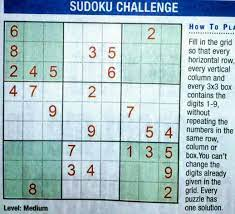
#> input picture assets/newspaper_sudoku.jpg, 235 x 214 px, found by its file name
$ python ExtractData.py
#> lines starting #> are read from the running program, lines starting #| are printed output that depends on the picture; after the words box and inside, x2 and y2 are one past the last pixel; in counts of white or black regions, pixels touching at a corner belong together
#> further down, sudoku is the input picture: shape (214, 235, 3); mean B, G, R 199.2, 193.5, 169.2
### transform.py
import numpy as np
import cv2
def order_points(pts):

    rect = np.zeros((4, 2), dtype = "float32")
    print(pts)
    s = pts.sum(axis = 1)
    rect[0] = pts[np.argmin(s)]
    rect[2] = pts[np.argmax(s)]

    diff = np.diff(pts, axis = 1)
    rect[1] = pts[np.argmin(diff)]
    rect[3] = pts[np.argmax(diff)]
    return rect

def four_point_transform(image, pts):


    rect = order_points(pts)
    (tl, tr, br, bl) = rect


    widthA = np.sqrt(((br[0] - bl[0]) ** 2) + ((br[1] - bl[1]) ** 2))
    widthB = np.sqrt(((tr[0] - tl[0]) ** 2) + ((tr[1] - tl[1]) ** 2))
    maxWidth = max(int(widthA), int(widthB))


    heightA = np.sqrt(((tr[0] - br[0]) ** 2) + ((tr[1] - br[1]) ** 2))
    heightB = np.sqrt(((tl[0] - bl[0]) ** 2) + ((tl[1] - bl[1]) ** 2))
    maxHeight = max(int(heightA), int(heightB))


    dst = np.array([
        [0, 0],
        [maxWidth - 1, 0],
        [maxWidth - 1, maxHeight - 1],
        [0, maxHeight - 1]], dtype = "float32")
    M = cv2.getPerspectiveTransform(rect, dst)
    warped = cv2.warpPerspective(image, M, (maxWidth, maxHeight))
    return warped

### ExtractData.py
import cv2
from transform import four_point_transform

def cropSudoku(sudoku, debug=False):

#> called with debug = True
    sudoku_grey = cv2.cvtColor(sudoku, cv2.COLOR_BGR2GRAY)
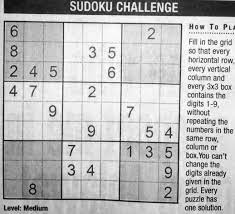
#> sudoku_grey: shape (214, 235); min 1, max 255, mean 186.9
    sudoku_blurred = cv2.GaussianBlur(sudoku_grey, (7,7), 1)
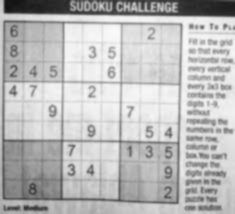
#> sudoku_blurred: shape (214, 235); min 19, max 250, mean 186.9

    thresh = cv2.adaptiveThreshold(sudoku_blurred, 255, cv2.ADAPTIVE_THRESH_GAUSSIAN_C, cv2.THRESH_BINARY_INV, 11, 2)
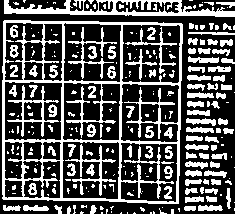
#> thresh: shape (214, 235); 33.1% white; 257 white regions (156 under 20 px)

    if debug: cv2.imshow("Sudoku Input", thresh)

    cnts = cv2.findContours(thresh, cv2.RETR_EXTERNAL, cv2.CHAIN_APPROX_SIMPLE)[0]
#> cnts = 108 contours, 55 with area under 20; largest, box (x1, y1, x2, y2) and area: (2, 20, 183, 204) 31818, (4, 0, 235, 17) 1990, (188, 56, 219, 63) 113, (186, 118, 216, 126) 111, (187, 92, 214, 98) 94

    cnts = sorted(cnts, key=cv2.contourArea, reverse=True)

    sudokuCnt = None

    for cnt in cnts:

        perimeter = cv2.arcLength(cnt, closed=True)
        approx = cv2.approxPolyDP(cnt, 0.02 * perimeter, closed=True)

        if len(approx) == 4:
            sudokuCnt = approx
            break
#> this loop made 1 pass
#> (perimeter, sudokuCnt) on pass 1: (720.5, [[4, 20], [2, 198], [178, 203], [182, 24]])

    if sudokuCnt is None:
        raise Exception(("Could not detect Sudoku. Please use a better image."))

    if debug:
        output = sudoku.copy()
        cv2.drawContours(output, [sudokuCnt], -1, (0,255,0), 2)
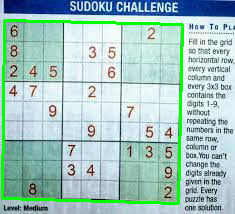
#> output: shape (214, 235, 3); 4.23% of pixels changed, all inside (x1, y1, x2, y2) = (1, 19, 184, 205)
        cv2.imshow("Sudoku Detected", output)

    sudokuPuzzle = four_point_transform(sudoku, sudokuCnt.reshape(4,2))
#| [[  4  20]
#|  [  2 198]
#|  [178 203]
#|  [182  24]]
#> in order_points, `s = pts.sum(axis = 1)`: s = [24, 200, 381, 206]
#> in order_points, `diff = np.diff(pts, axis = 1)`: diff = [16, 196, 25, -158]
#> in four_point_transform, `rect = order_points(pts)`: rect = [[4, 20], [182, 24], [178, 203], [2, 198]]
#> in four_point_transform, `(tl, tr, br, bl) = rect`: tl = [4, 20]; tr = [182, 24]; br = [178, 203]; bl = [2, 198]
#> in four_point_transform, `widthA = np.sqrt(((br[0] - bl[0]) ** 2) + ((br[1] - bl[1]) ** 2))`: widthA = 176.1
#> in four_point_transform, `widthB = np.sqrt(((tr[0] - tl[0]) ** 2) + ((tr[1] - tl[1]) ** 2))`: widthB = 178
#> in four_point_transform, `heightA = np.sqrt(((tr[0] - br[0]) ** 2) + ((tr[1] - br[1]) ** 2))`: heightA = 179
#> in four_point_transform, `heightB = np.sqrt(((tl[0] - bl[0]) ** 2) + ((tl[1] - bl[1]) ** 2))`: heightB = 178
#> in four_point_transform, `maxHeight = max(int(heightA), int(heightB))`: maxHeight = 179
#> in four_point_transform, `dst = np.array([ [0, 0], [maxWidth - 1, 0], [maxWidth - 1, maxHeight -..`: dst = [[0, 0], [177, 0], [177, 178], [0, 178]]
#> in four_point_transform, `M = cv2.getPerspectiveTransform(rect, dst)`: M = [[0.999, 0.0112, -4.22], [-0.0222, 0.988, -19.66], [3.47e-05, -6.19e-05, 1]]
#> in four_point_transform, `warped = cv2.warpPerspective(image, M, (maxWidth, maxHeight))`:
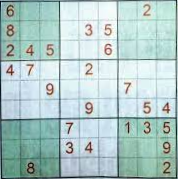
#> warped: shape (179, 178, 3); mean B, G, R 200.2, 201.7, 176.5
    sudokuPuzzle_grey = four_point_transform(sudoku_grey, sudokuCnt.reshape(4,2))
#| [[  4  20]
#|  [  2 198]
#|  [178 203]
#|  [182  24]]
#> in four_point_transform (call 2), `warped = cv2.warpPerspective(image, M, (maxWidth, maxHeight))`:
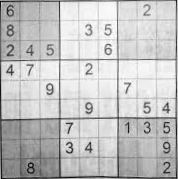
#> warped: shape (179, 178); min 4, max 254, mean 194

    if debug: cv2.imshow("Image transform", sudokuPuzzle)

    cv2.waitKey(0)
    cv2.destroyAllWindows()

    return (sudokuPuzzle, sudokuPuzzle_grey)


IMAGE_PATH = r"assets\newspaper_sudoku.jpg"
sudoku = cv2.imread(IMAGE_PATH, 1)

cropSudoku(sudoku, debug=True)
